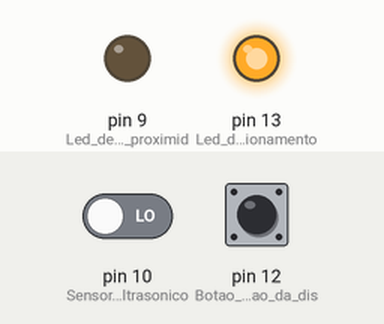
Bench run of a sketch on a simulated Arduino Uno, built with avr-gcc and run on an emulated ATmega328P. On the bench: output pins drawn as LEDs (lit = HIGH). The inputs (shaded band) are chosen by the test bench; at power-on: pin 10 (Sensor_ultrasonico) LOW, pin 12 (Botao_de_alteracao_da_dis) LOW.

Above: at 0.1 s.
At 1.1 s:
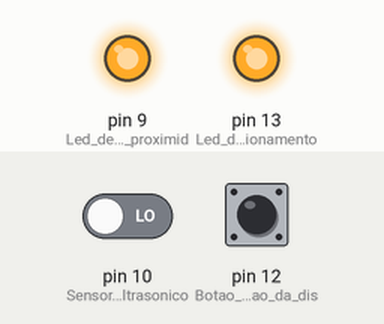
Timing chart, 0 to 23.5 s (numbered marks = the images above):
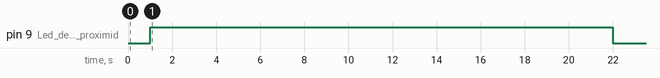

The sketch:

Estacionamento_seguro.ino
```cpp
#include "Ultrasonic.h"

Ultrasonic ultrasonic (11, 10);//11 trigger 10 echo

long distancia;
int tempoDelay;
bool serial;
bool flagTemp;

void setup(){
	// Serial para debug, mudar valor para true em caso de querer debugar o codigo
	serial = false;
	if(serial)
		Serial.begin(9600);

	// Instanciar pinos
	pinMode(13, OUTPUT);   // Led de funcionamento
	pinMode(12,  INPUT);   // Botao de alteracao da distancia
	pinMode(11,  INPUT);   // Sensor ultrasonico (trigger)
	pinMode(10,  INPUT);   // Sensor ultrasonico (echo)
	pinMode( 9, OUTPUT);   // Led de alerta de proximidade

	// Led de funcionamento
	digitalWrite(13, HIGH);

	// Instancias iniciais
	distancia = calibracao();
	tempoDelay = 20000;
	flagTemp = true;
}

void loop(){
	// Verificar se o botao de calibracao esta ativo, se sim, alterar a calibracao
	while(digitalRead(12) == 1){
		distancia = calibracao();
		flagTemp = true;
		digitalWrite(9, LOW);

		// Testar a nova calibracao
		if(obterDistancia() <= distancia){
			digitalWrite(9, HIGH);
		}else{
			digitalWrite(9, LOW);
		}

		// Debug
		if(serial){
			Serial.write(distancia);
			Serial.write(" | ");
			Serial.write((int)obterDistancia());
			Serial.write("\n");
		}

		delay(100);
		digitalWrite(9, LOW);
	}

	// Verifica se deve ligar a led de aviso
	if(flagTemp && obterDistancia() <= distancia){
		digitalWrite( 9, HIGH);
		delay(tempoDelay);

		// Desligar a led de aviso para economizar energia
		if(obterDistancia() <= distancia){
			digitalWrite( 9,  LOW);
			flagTemp = false;
		}

	}else{
		digitalWrite( 9,  LOW);
		delay(tempoDelay);
		if(obterDistancia() > distancia){
			flagTemp = true;
		}
	}

	// Debug
	if(serial){
		Serial.write((int)distancia);
		Serial.write(" | ");
		Serial.write((int)obterDistancia());
		Serial.write("\n");
	}

	delay(250);
}

// Metodo para calibrar o sistema de acordo com o valor do potenciometro
long calibracao(){
	return (long)(analogRead(A0)/10 + 5);
}

// Metodo para calcular a distancia usando o sensor
float obterDistancia(){
	long microsec = ultrasonic.timing();
	return ultrasonic.convert(microsec, Ultrasonic::CM);
}
```

Measured:
- by itself, pin 9 (Led_de_alerta_de_proximid): LOW → HIGH at 1.0 s, → LOW 21.0 s later
